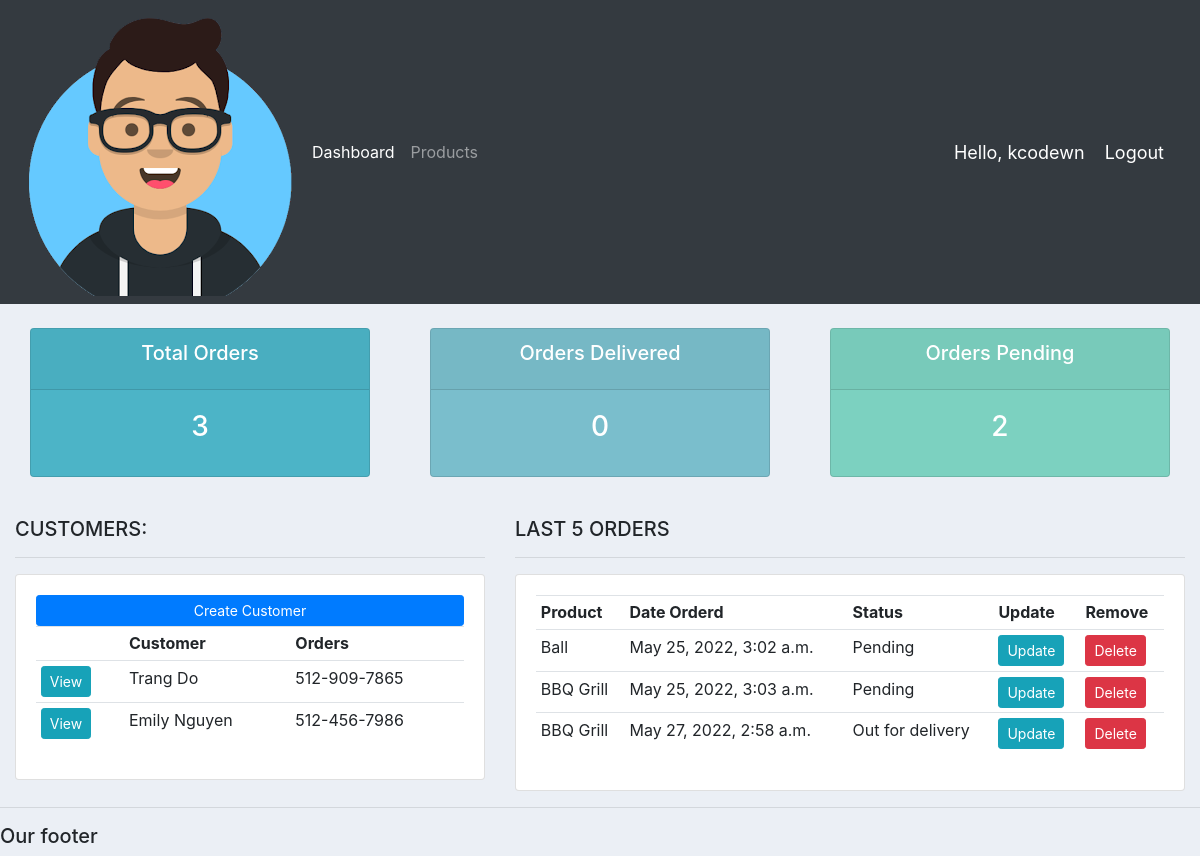
Page / (signed in) on the earlier database version.
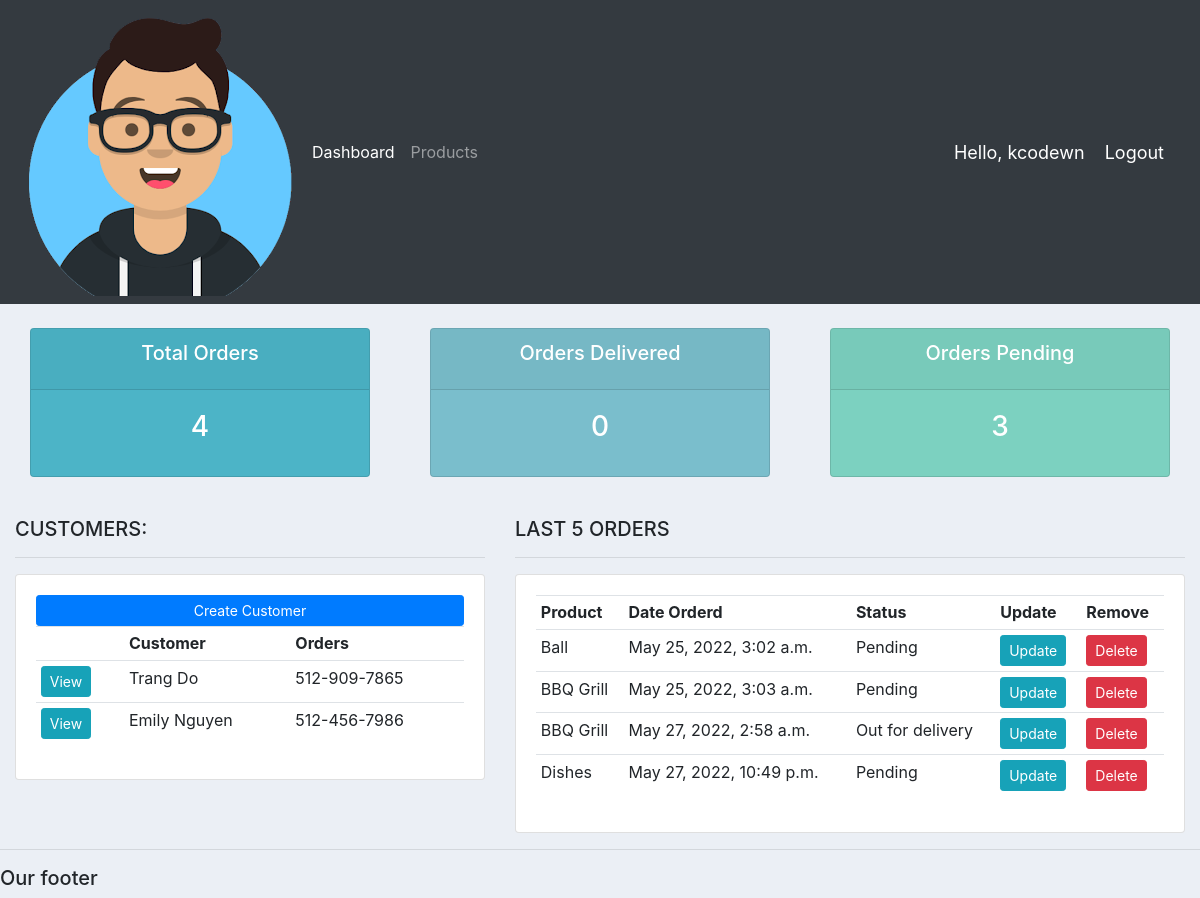
Same page on the later database version.
### accounts/models.py (models this page shows, shortened)
class Customer(models.Model):
	name = models.CharField(max_length=200, null=True)
	phone = models.CharField(max_length=200, null=True)
	email = models.CharField(max_length=200, null=True)
	date_created = models.DateTimeField(auto_now_add=True, null=True)

class Order(models.Model):
	STATUS = (
			('Pending', 'Pending'),
			('Out for delivery', 'Out for delivery'),
			('Delivered', 'Delivered'),
			)
	customer = models.ForeignKey(Customer, null=True, on_delete= models.SET_NULL)
	product = models.ForeignKey(Product, null=True, on_delete= models.SET_NULL)
	date_created = models.DateTimeField(auto_now_add=True, null=True)
	status = models.CharField(max_length=200, null=True, choices=STATUS)
	note = models.CharField(max_length=10000, null=True)

class Product(models.Model):
	CATEGORY = (
			('Indoor', 'Indoor'),
			('Out Door', 'Out Door'),
			)
	name = models.CharField(max_length=200, null=True)
	price = models.FloatField(null=True)
	category = models.CharField(max_length=200, null=True, choices=CATEGORY)
	description = models.CharField(max_length=200, null=True, blank=True)
	date_created = models.DateTimeField(auto_now_add=True, null=True)
	tags = models.ManyToManyField(Tag)
	def __str__(self):
		return self.name

### accounts/views.py (the view)
# urls.py: path('', views.home, name= 'home'),
@login_required(login_url='login')
def home(request):
	orders = Order.objects.all()
	customers = Customer.objects.all()
	total_customers = customers.count()
	total_orders = orders.count()
	delivered = orders.filter(status='Delivered').count()
	pending = orders.filter(status='Pending').count()
	context = {'orders':orders, 'customers':customers,
	'total_orders':total_orders,'delivered':delivered,
	'pending':pending }
	return render(request, 'accounts/dashboard.html', context)

### accounts/templates/accounts/dashboard.html
{%  extends 'accounts/main.html' %}
{% block content %}
{%  include 'accounts/status.html' %}
<br>
<div class="row">
	<div class="col-md-5">
		<h5>CUSTOMERS:</h5>
		<hr>
		<div class="card card-body">
			<a class="btn btn-primary  btn-sm btn-block" href="">Create Customer</a>
			<table class="table table-sm">
				<tr>
					<th></th>
					<th>Customer</th>
					<th>Orders</th>
				</tr>
				{% for customer in customers %}
					<tr>
						<td><a class="btn btn-sm btn-info" href="{% url 'customer' customer.id %}">View</a></td>
						<td>{{customer.name}}</td>
						<td>{{customer.phone}}</td>
					</tr>
				{% endfor %}
			</table>
		</div>
	</div>
	<div class="col-md-7">
		<h5>LAST 5 ORDERS</h5>
		<hr>
		<div class="card card-body">
			<table class="table table-sm">
				<tr>
					<th>Product</th>
					<th>Date Orderd</th>
					<th>Status</th>
					<th>Update</th>
					<th>Remove</th>
				</tr>
				{% for order in orders %}
					<tr>
						<td>{{order.product}}</td>
						<td>{{order.date_created}}</td>
						<td>{{order.status}}</td>
						<td><a class="btn btn-sm btn-info" href="{% url 'update_order' order.id %}"> Update</td>
						<td><a class="btn btn-sm btn-danger" href="{% url 'delete_order' order.id %}"> Delete</td>
					</tr>
				{% endfor %}
			</table>
		</div>
	</div>
</div>
{% endblock %}

Differences in the rows shown:
added Order: product "Dishes", date_created "May 27, 2022, 10:49 p.m.", status "Pending"
Other differences:
{{ total_orders }}: "3" → "4"
{{ pending }}: "2" → "3"
